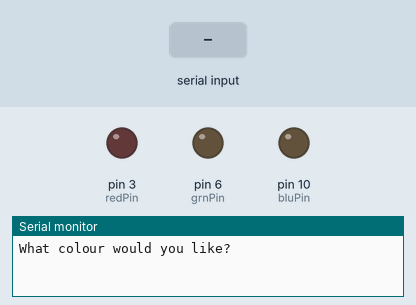
A sketch run on a simulated Arduino Uno, built with avr-gcc and run on an emulated ATmega328P. Shown: output pins drawn as LEDs (lit = HIGH), the last lines printed to the serial monitor. The test bench sets the inputs (shaded band).

Above: at 1.2 s.
1.3 s: "aqua" received over Serial
At 3.2 s:
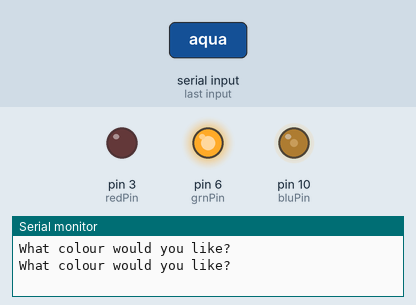
3.8 s: "red" received over Serial
At 5.1 s:
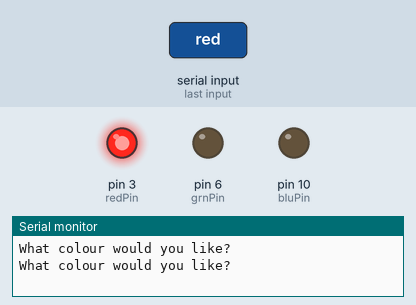
6.3 s: "green" received over Serial
At 8.1 s:
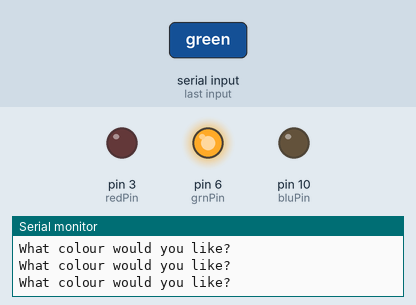
8.7 s: "blue" received over Serial
At 10.0 s:
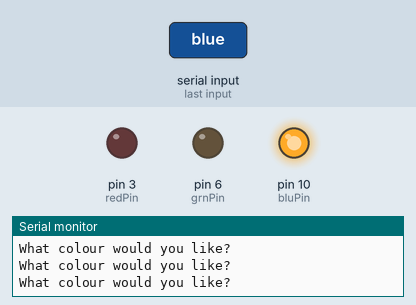
11.1 s: "turquoise" received over Serial
At 13.0 s:
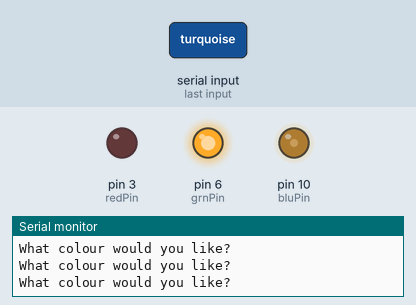
13.6 s: "r" received over Serial
At 14.9 s:
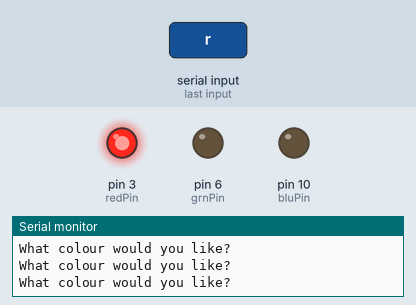
Timing chart, 0 to 16.6 s (numbered marks = the images above; inputs shaded):
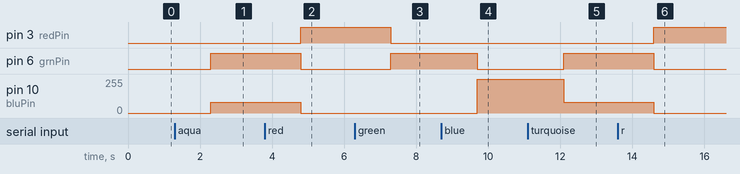

The sketch:

lesson_20_session.ino
```cpp
//vars
int redPin = 3;
int grnPin = 6;
int bluPin = 10;
String inputString;
String prompt = "What colour would you like? ";
int endDelay = 500;

void setup() {
    Serial.begin(115200);
    pinMode(redPin,OUTPUT);
    pinMode(grnPin,OUTPUT);
    pinMode(bluPin,OUTPUT);
}

void loop() {
    Serial.println(prompt);
    while(Serial.available() == 0) {}

    inputString = Serial.readString();
    inputString.toLowerCase();
    inputString.trim();
    if (inputString == "aqua" || inputString == "turquoise") {
        analogWrite(redPin,0);
        analogWrite(grnPin,255);
        analogWrite(bluPin,80);
    } else if(inputString == "red" || inputString  == "r") {
        digitalWrite(redPin,1);
        digitalWrite(grnPin,0);
        digitalWrite(bluPin,0);
    } else if(inputString == "green" || inputString  == "g") {
        digitalWrite(redPin,0);
        digitalWrite(grnPin,1);
        digitalWrite(bluPin,0);
    } else if(inputString == "blue" || inputString == "b") {
        digitalWrite(redPin,0);
        digitalWrite(grnPin,0);
        digitalWrite(bluPin,1);
    } else {
        Serial.println("No valid input :(");
        digitalWrite(redPin,0);
        digitalWrite(grnPin,0);
        digitalWrite(bluPin,0);
    }

    delay(endDelay);
}
```

Measured:
- after the input at 1.3 s, pin 6 (grnPin): LOW → HIGH after 1.0 s; pin 10 (bluPin): 0/255 → 80/255 after 1.0 s
- after the input at 3.8 s, pin 3 (redPin): LOW → HIGH after 1.0 s; pin 6 (grnPin): HIGH → LOW after 1.0 s; pin 10 (bluPin): 80/255 → 0/255 after 1.0 s
- after the input at 6.3 s, pin 3 (redPin): HIGH → LOW after 1.0 s; pin 6 (grnPin): LOW → HIGH after 1.0 s
- after the input at 8.7 s, pin 6 (grnPin): HIGH → LOW after 1.0 s; pin 10 (bluPin): 0/255 → 255/255 after 1.0 s
- after the input at 11.1 s, pin 6 (grnPin): LOW → HIGH after 1.0 s; pin 10 (bluPin): 255/255 → 80/255 after 1.0 s
- after the input at 13.6 s, pin 3 (redPin): LOW → HIGH after 1.0 s; pin 6 (grnPin): HIGH → LOW after 1.0 s; pin 10 (bluPin): 80/255 → 0/255 after 1.0 s
